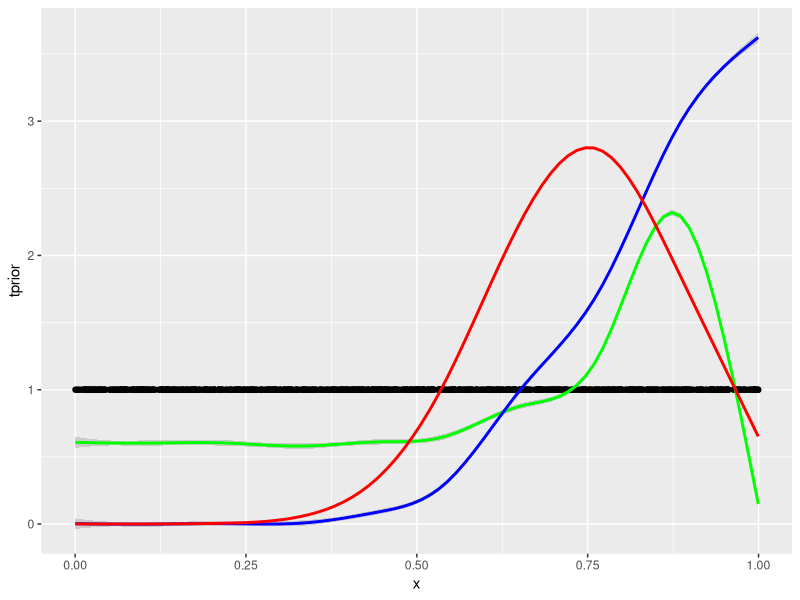
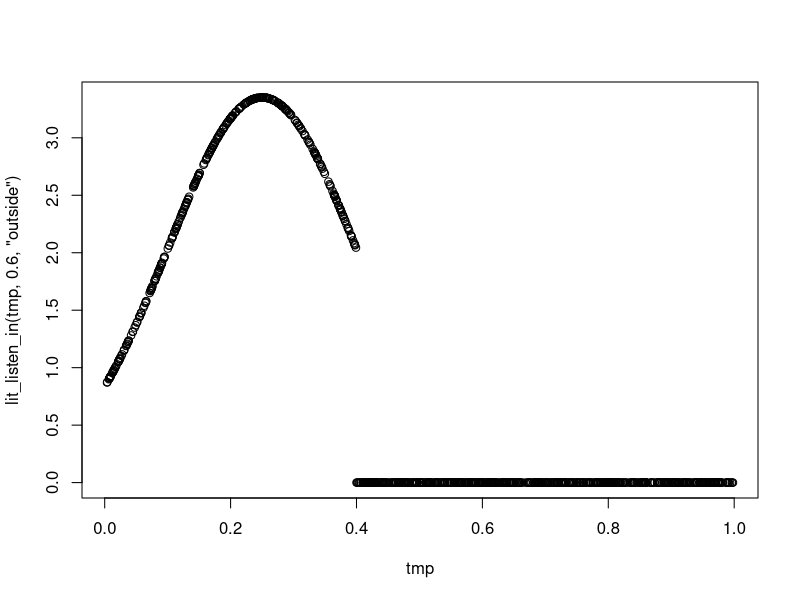
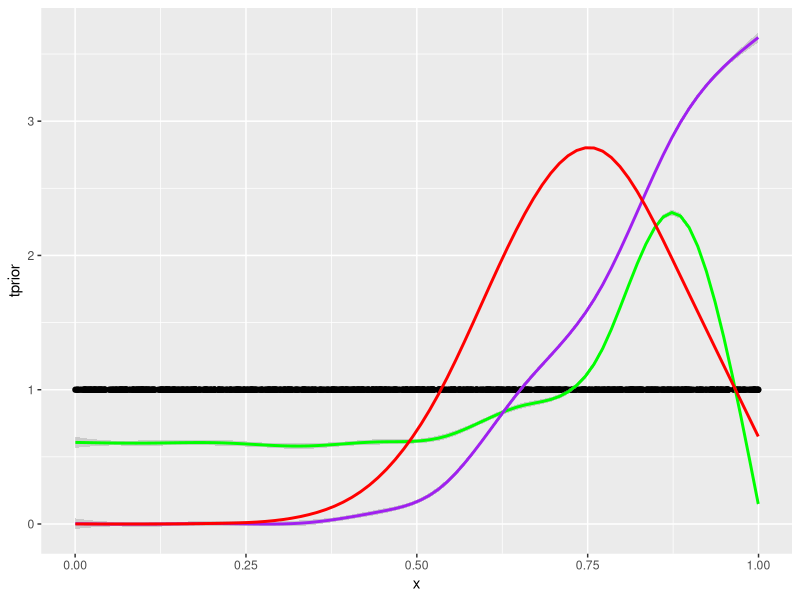

Source code (R) for these figures, in order:
## ---- chunk 1
library(tidyverse)
library(truncnorm)
## ---- chunk 2
#mean and sd for truncnorm (okayness)
#mean is ft of utterance: different priors for different utterances
mu <- 0.75
sd <- 0.15
## ---- chunk 3
#set of possible alternative utterances
utt <- c("outside", "inside", 0)
## ---- chunk 4
### literal listener####
lit_listen <- function(ok, t, u){
  if(u == "outside"){
    indic <- function(ok, t) ifelse(ok >t, 1, 0)
    denom <- ptruncnorm(1, a = 0, b = 1, mean = mu, sd = sd) - ptruncnorm(t, a = 0, b = 1, mean = mu, sd = sd)
  }
  else if (u == "inside"){
    indic <- function(ok, t) ifelse(ok < 1-t, 1, 0)
    denom <- ptruncnorm(1-t, a = 0, b = 1, mean = mu, sd = sd) - ptruncnorm(0, a = 0, b = 1, mean = mu, sd = sd)
  }
  else {
    indic <- function(ok, t) 1
    denom <- 1
  }
  

  
  dtruncnorm(ok, a=0, b = 1, mean = mu, sd = sd) * indic(ok,t) / ifelse(denom!=0, denom, 1)
}


#tmp <- runif(1000, 0, 1)

#plot(tmp, lit_listen(tmp, 0.6, "inside"))
## ---- chunk 5
#########pragmatic speaker S1#########
# cost ft

cost <- function(u) ifelse(u==0, 0, 2)

alph <- 2


prag_speak <- function(ok, t, u){
  numer <-  exp(alph * (log(lit_listen(ok, t, u)) - cost(u)))
  
  denom <- 0
  for(ut in utt){
    denom <- denom + exp(alph * (log(lit_listen(ok, t, ut)) - cost(ut)))
  }
  
  
  numer / denom
}
  
#lit_listen(0.5, 0.8, "short")
#prag_speak(0.8, 0.7, "outside")
#prag_speak(0.8, 0.7, "inside")
#prag_speak(0.8, 0.7, 0)

#######test cases########
ok_test <- 0.95
thet_test <- 0.3

utt


for(ut in utt) print(prag_speak(ok_test, thet_test, ut))



## ---- chunk 6
########pragmatic listener L1#########
#denominator of pragmatic listener: double integral

u_tmp <- "outside"

innerIntegrand <- function(ok_i, t_i, u= u_tmp) prag_speak(ok_i, t_i, u) * dtruncnorm(ok_i, a = 0, b= 1, mean = mu, sd = sd) 
  


#Monte Carlo integration
innerFunc <- function(s){ #s is vector of appropriate length
    x <- runif(1000, min = 0, max = 1)
    
    mean(innerIntegrand(x, s) * 1)
  
}

  
outerIntegrand <- function(t) innerFunc(t)*1


x <- runif(1000, min= 0, max = 1)
denominator <- mean(outerIntegrand(x)) *1

(denom_val <- denominator)
## ---- chunk 7
#####prag_listen ft####
prag_listen <- function(ok, t, u = u_tmp){
  numerator <- prag_speak(ok, t, u) * dtruncnorm(ok, a = 0, b = 1, mean = mu, sd = sd) * 1
  
  
   #return value
   numerator/ denom_val
}


#prag_listen(0.6, 0.3, "outside")
#plot(tmp, prag_listen(tmp, 0.8, 0))
## ---- chunk 8
########now, derive the marginal dist'n of theta by integrating out ok##########


#thet_marg <- function(thet, u = u_tmp) sapply(thet, function(t_i) integrate(prag_listen, lower = 0, upper = 1, t = t_i, u = u)$value) #integrate on A


thet_marg <- function(thet, u = u_tmp){
  sapply(thet, function(t_i){
    
    x <- runif(1000, min = 0, max = 1) 
    mean(prag_listen(x, t_i))*1
    
  })
  
}



#check that this marginal dist'n is indeed a pdf
#integrate(thet_marg, lower = 0, upper = 1)$value
tmp <- runif(1000, 0, 1)
mean(thet_marg(tmp))


## ---- chunk 9
########now, derive the marginal dist'n of A by integrating out theta##########


#integrate prag_listen on theta

ok_marg <- function(ok, u = u_tmp){
  sapply(ok, function(ok_i){
    x <- runif(1000, min = 0, max = 1) 
    mean(prag_listen(ok_i, x))*1
    
  })
  
}



#check that this marginal dist'n is indeed a pdf
#integrate(thet_marg, lower = 0, upper = 1)$value

mean(ok_marg(tmp))

df <- cbind(tmp, 
            rep(1, length(tmp)), 
            ok_marg(tmp), 
            #df_in$okpost,
            thet_marg(tmp), 
            dtruncnorm(tmp, a= 0, b= 1, mean = mu, sd = sd))
df <- data.frame(df)
colnames(df) <- c("x", "tprior", "okpost", "tpost", "okprior")


plot_outside <-
  ggplot(data = df)+
  geom_point(aes(x = x, y = tprior), color = "black")+
  geom_smooth(aes(x = x, y = tpost), color = "green")+
  geom_smooth(aes(x = x, y = okpost), color = "blue")+
  geom_smooth(aes(x = x, y = okprior), color = "red")

plot_outside

## ---- chunk 10
mu_in <- 0.25
sd <- 0.15
utt <- c("outside", "inside", 0)
## ---- chunk 11
### literal listener####
lit_listen_in <- function(ok, t, u){
  if(u == "outside"){
    indic <- function(ok, t) ifelse(1-ok >t, 1, 0)
    denom <- ptruncnorm(1-t, a = 0, b = 1, mean = mu_in, sd = sd) - ptruncnorm(0, a = 0, b = 1, mean = mu_in, sd = sd)
  }
  else if (u == "inside"){
    indic <- function(ok, t) ifelse(ok > t, 1, 0)
    denom <- ptruncnorm(1, a = 0, b = 1, mean = mu_in, sd = sd) - ptruncnorm(t, a = 0, b = 1, mean = mu_in, sd = sd)
  }
  else {
    indic <- function(ok, t) 1
    denom <- 1
  }
  

  
  dtruncnorm(ok, a=0, b = 1, mean = mu_in, sd = sd) * indic(ok,t) / ifelse(denom!=0, denom, 1)
}


tmp <- runif(1000, 0, 1)

plot(tmp, lit_listen_in(tmp, 0.6, "outside"))
## ---- chunk 12
#########pragmatic speaker S1#########
# cost ft
cost <- function(u) ifelse(u==0, 0, 2)

alph <- 2

prag_speak_in <- function(ok, t, u){
  numer <-  exp(alph * (log(lit_listen_in(ok, t, u)) - cost(u)))
  
  denom <- 0
  for(ut in utt){
    denom <- denom + exp(alph * (log(lit_listen_in(ok, t, ut)) - cost(ut)))
  }
  
  
  numer / denom
}
  



## ---- chunk 13
########pragmatic listener L1#########
#denominator of pragmatic listener: double integral

u_tmp <- "outside"

innerIntegrand_in <- function(ok_i, t_i, u= u_tmp) prag_speak_in(ok_i, t_i, u) * dtruncnorm(ok_i, a = 0, b= 1, mean = mu_in, sd = sd) 
  


#Monte Carlo integration
innerFunc_in <- function(s){ #s is vector of appropriate length
    x <- runif(1000, min = 0, max = 1)
    
    mean(innerIntegrand_in(x, s) * 1)
  
}

  
outerIntegrand_in <- function(t) innerFunc_in(t)*1


x <- runif(1000, min= 0, max = 1)
denominator_in <- mean(outerIntegrand_in(x)) *1

(denom_val_in <- denominator_in)
## ---- chunk 14
#####prag_listen ft####
prag_listen_in <- function(ok, t, u = u_tmp){
  numerator <- prag_speak_in(ok, t, u) * dtruncnorm(ok, a = 0, b = 1, mean = mu_in, sd = sd) * 1
  
  
   #return value
   numerator/ denom_val_in
}


#prag_listen(0.6, 0.3, "outside")
#plot(tmp, prag_listen(tmp, 0.8, 0))
## ---- chunk 15
########now, derive the marginal dist'n of theta by integrating out ok##########


#thet_marg <- function(thet, u = u_tmp) sapply(thet, function(t_i) integrate(prag_listen, lower = 0, upper = 1, t = t_i, u = u)$value) #integrate on A


thet_marg_in <- function(thet, u = u_tmp){
  sapply(thet, function(t_i){
    
    x <- runif(1000, min = 0, max = 1) 
    mean(prag_listen_in(x, t_i))*1
    
  })
  
}



#check that this marginal dist'n is indeed a pdf
#integrate(thet_marg, lower = 0, upper = 1)$value
tmp <- runif(1000, 0, 1)
mean(thet_marg_in(tmp))


## ---- chunk 16
########now, derive the marginal dist'n of A by integrating out theta##########


#integrate prag_listen on theta

ok_marg_in <- function(ok, u = u_tmp){
  sapply(ok, function(ok_i){
    x <- runif(1000, min = 0, max = 1) 
    mean(prag_listen_in(ok_i, x))*1
    
  })
  
}



#check that this marginal dist'n is indeed a pdf
#integrate(thet_marg, lower = 0, upper = 1)$value

mean(ok_marg_in(tmp))

df_in <- cbind(tmp, 
            rep(1, length(tmp)), 
            ok_marg_in(tmp), 
            thet_marg_in(tmp), 
            dtruncnorm(tmp, a= 0, b= 1, mean = mu_in, sd = sd))
df_in <- data.frame(df_in)
colnames(df_in) <- c("x", "tprior", "okpost", "tpost", "okprior")


plot_inside <-
  ggplot(data = df)+
  geom_point(aes(x = x, y = tprior), color = "black")+
  geom_smooth(aes(x = x, y = tpost), color = "green")+
  geom_smooth(aes(x = x, y = okpost), color = "purple")+
  geom_smooth(aes(x = x, y = okprior), color = "red")

plot_inside
